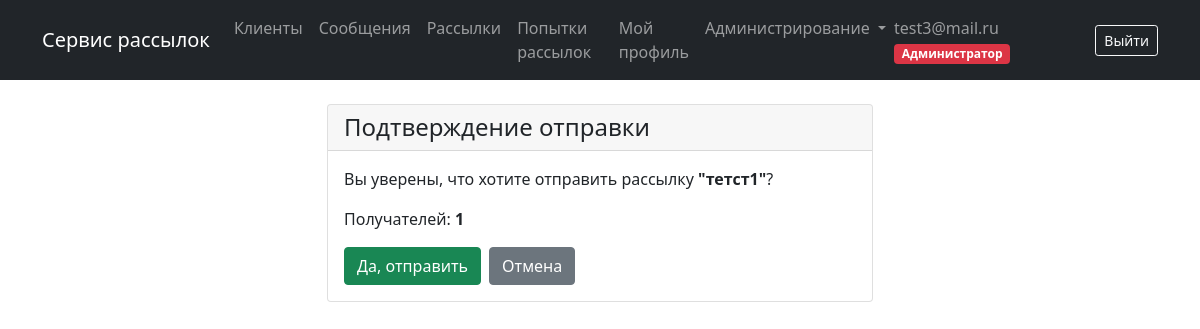
The app's page /mailings/1/send/ (signed in) with its own data.
### users/models.py (models this page shows, shortened)
class User(AbstractUser):
    phone = models.CharField(max_length=20, blank=True, verbose_name="Телефон")
    avatar = models.ImageField(
        upload_to="users/avatars/", blank=True, null=True, verbose_name="Аватар"
    )
    country = models.CharField(max_length=100, blank=True, verbose_name="Страна")
    email = models.EmailField(unique=True, verbose_name="Email")
    USERNAME_FIELD = "email"
    REQUIRED_FIELDS = ["username"]
    class Meta:
        verbose_name = "пользователь"
        verbose_name_plural = "пользователи"

class Profile(models.Model):
    user = models.OneToOneField(
        "User", on_delete=models.CASCADE, verbose_name="Пользователь"
    )
    ROLE_USER = "user"
    ROLE_MANAGER = "manager"
    ROLE_ADMIN = "admin"
    ROLE_CHOICES = [
        (ROLE_USER, "Пользователь"),
        (ROLE_MANAGER, "Менеджер"),
        (ROLE_ADMIN, "Администратор"),
    ]
    role = models.CharField(
        max_length=20, choices=ROLE_CHOICES, default=ROLE_USER, verbose_name="Роль"
    )
    email_verified = models.BooleanField(
        default=False, verbose_name="Email подтвержден"
    )
    blocked = models.BooleanField(default=False, verbose_name="Заблокирован")
    class Meta:
        verbose_name = "профиль"
        verbose_name_plural = "профили"
    @property
    def is_manager(self):
        return self.role in [self.ROLE_MANAGER, self.ROLE_ADMIN]

### mailing/models.py (models this page shows, shortened)
class Mailing(models.Model):
    STATUS_CREATED = "created"
    STATUS_STARTED = "started"
    STATUS_COMPLETED = "completed"
    STATUS_CHOICES = [
        (STATUS_CREATED, "Создана"),
        (STATUS_STARTED, "Запущена"),
        (STATUS_COMPLETED, "Завершена"),
    ]
    start_time = models.DateTimeField(verbose_name="Время начала рассылки")
    end_time = models.DateTimeField(verbose_name="Время окончания рассылки")
    status = models.CharField(
        max_length=20,
        choices=STATUS_CHOICES,
        default=STATUS_CREATED,
        verbose_name="Статус",
    )
    message = models.ForeignKey(
        Message, on_delete=models.CASCADE, verbose_name="Сообщение"
    )
    clients = models.ManyToManyField(Client, verbose_name="Получатели")
    owner = models.ForeignKey(
        settings.AUTH_USER_MODEL, on_delete=models.CASCADE, verbose_name="Владелец"
    )
    created_at = models.DateTimeField(auto_now_add=True, verbose_name="Создана")
    class Meta:
        verbose_name = "рассылка"
        verbose_name_plural = "рассылки"
        ordering = ["-created_at"]
        permissions = [
            ("can_view_all_mailings", "Может просматривать все рассылки"),
            ("can_disable_mailings", "Может отключать рассылки"),
        ]
    def update_status(self):
        now = timezone.now()
        if self.end_time <= now:
            self.status = self.STATUS_COMPLETED
        elif self.start_time <= now <= self.end_time:
            self.status = self.STATUS_STARTED
        elif now < self.start_time:
            self.status = self.STATUS_CREATED
        self.save()

class Message(models.Model):
    subject = models.CharField(max_length=255, verbose_name="Тема письма")
    body = models.TextField(verbose_name="Тело письма")
    owner = models.ForeignKey(
        settings.AUTH_USER_MODEL, on_delete=models.CASCADE, verbose_name="Владелец"
    )
    class Meta:
        verbose_name = "сообщение"
        verbose_name_plural = "сообщения"
        permissions = [
            ("can_view_all_messages", "Может просматривать все сообщения"),
        ]

### mailing/views.py (the view, shortened to what this page needs)
# urls.py: path("mailings/<int:pk>/send/", views.mailing_send_now, name="mailing_send"),
@login_required
def mailing_send_now(request, pk):
    mailing = get_object_or_404(Mailing, pk=pk, owner=request.user)
    return render(request, "mailing/mailing_send_confirm.html", {"mailing": mailing})

### mailing/context_processors.py (called while the page is built)
def update_mailing_statuses(request):
    if request.user.is_authenticated:
        try:
            user_mailings = Mailing.objects.filter(owner=request.user)
            for mailing in user_mailings:
                mailing.update_status()
        except Exception as e:
            pass
    return {}

### templates/mailing/mailing_send_confirm.html (shortened to what this page needs)
{% extends 'base.html' %}
{% block content %}
<div class="row justify-content-center">
    <div class="col-md-6">
        <div class="card">
            <div class="card-header">
                <h4 class="card-title mb-0">Подтверждение отправки</h4>
            </div>
            <div class="card-body">
                <p>Вы уверены, что хотите отправить рассылку <strong>"{{ mailing.message.subject }}"</strong>?</p>
                <p>Получателей: <strong>{{ mailing.clients.count }}</strong></p>
                <form method="post">
                    <div class="d-flex gap-2">
                        <button type="submit" class="btn btn-success">Да, отправить</button>
                        <a href="{% url 'mailing:mailing_list' %}" class="btn btn-secondary">Отмена</a>
                    </div>
                </form>
            </div>
        </div>
    </div>
</div>
{% endblock %}

### templates/base.html (shortened to what this page needs)
<!DOCTYPE html>
<html lang="ru">
<head>
    <link href="https://cdn.jsdelivr.net/npm/bootstrap@5.1.3/dist/css/bootstrap.min.css" rel="stylesheet">
</head>
<body>
<nav class="navbar navbar-expand-lg navbar-dark bg-dark">
    <div class="container">
        <a class="navbar-brand" href="{% url 'mailing:index' %}">Сервис рассылок</a>
        <div class="collapse navbar-collapse" id="navbarNav">
            {% if user.is_authenticated %}
            <ul class="navbar-nav me-auto">
                <li class="nav-item">
                    <a class="nav-link" href="{% url 'mailing:client_list' %}">Клиенты</a>
                </li>
                <li class="nav-item">
                    <a class="nav-link" href="{% url 'mailing:message_list' %}">Сообщения</a>
                </li>
                <li class="nav-item">
                    <a class="nav-link" href="{% url 'mailing:mailing_list' %}">Рассылки</a>
                </li>
                <li class="nav-item">
                    <a class="nav-link" href="{% url 'mailing:mailing_list' %}#attempts">Попытки рассылок</a>
                </li>
                <li class="nav-item">
                    <a class="nav-link" href="{% url 'users:profile_view' %}">Мой профиль</a>
                </li>
                {% if user.profile.is_manager or user.groups.all.0.name == 'Менеджеры' %}
                <li class="nav-item dropdown">
                    <a class="nav-link dropdown-toggle" href="#" role="button" data-bs-toggle="dropdown">
                        Администрирование
                    </a>
                </li>
                {% endif %}
            </ul>
            <ul class="navbar-nav">
                <li class="nav-item">
                    <div class="d-flex align-items-center">
                        <span class="navbar-text me-3">
                            {{ user.email }}
                            {% if user.profile %}
                            <span class="badge bg-{% if user.profile.role == 'admin' %}danger{% elif user.profile.role == 'manager' %}warning{% else %}secondary{% endif %}">
                                {{ user.profile.get_role_display }}
                            </span>
                            {% endif %}
                        </span>
                        <a class="btn btn-outline-light btn-sm" href="{% url 'users:logout' %}">Выйти</a>
                    </div>
                </li>
            </ul>
            {% endif %}
        </div>
    </div>
</nav>
<div class="container mt-4">
    {% block content %}
    {% endblock %}
</div>
</body>
</html>

### records on screen
User: email "test3@mail.ru", profile.role "Администратор"
Mailing: message.subject "тетст1", clients.count "1"
